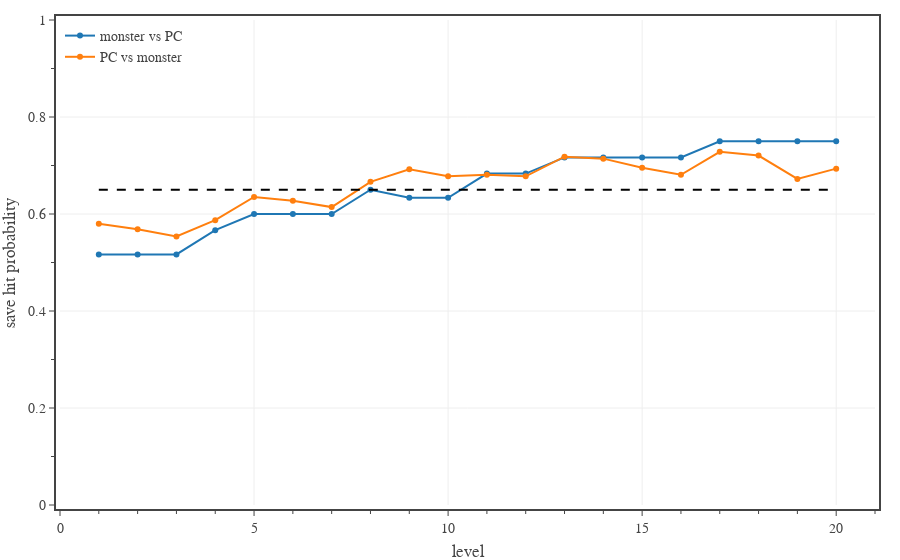

Source (notebook cell):
### Code cell
# plots the average probability of hitting with a saving throw

pc = {
    'level':      [ 1, 2, 3, 4, 5, 6, 7, 8, 9,10,11,12,13,14,15,16,17,18,19,20],
    'attack mod': [ 3, 3, 3, 4, 4, 4, 4, 5, 5, 5, 5, 5, 5, 5, 5, 5, 5, 5, 5, 5],
    'prof bonus': [ 2, 2, 2, 2, 3, 3, 3, 3, 4, 4, 4, 4, 5, 5, 5, 5, 6, 6, 6, 6],
    'ability mod': {
        'ability 1': [ 3, 3, 3, 3, 3, 3, 3, 3, 3, 3, 3, 3, 3, 3, 3, 3, 3, 3, 3, 3],
        'ability 2': [ 3, 3, 3, 3, 3, 3, 3, 3, 3, 3, 3, 3, 3, 3, 3, 3, 3, 3, 3, 3],
        'ability 3': [ 3, 3, 3, 3, 3, 3, 3, 3, 3, 3, 3, 3, 3, 3, 3, 3, 3, 3, 3, 3],
        'ability 4': [-1,-1,-1,-1,-1,-1,-1,-1,-1,-1,-1,-1,-1,-1,-1,-1,-1,-1,-1,-1],
        'ability 5': [-1,-1,-1,-1,-1,-1,-1,-1,-1,-1,-1,-1,-1,-1,-1,-1,-1,-1,-1,-1],
        'ability 6': [-1,-1,-1,-1,-1,-1,-1,-1,-1,-1,-1,-1,-1,-1,-1,-1,-1,-1,-1,-1],
    },
    'save mod': [ 0, 0, 0, 0, 0, 0, 0, 0, 0, 0, 0, 0, 0, 0, 0, 0, 0, 0, 0, 0]
}
pc['save dc'] = [8 + pc['attack mod'][i] + pc['prof bonus'][i] for i in range(20)]
for i in range(20):
    pc['save mod'][i] = np.mean([pc['ability mod'][ability][i] for ability in pc['ability mod']])
pc['save bonus'] = [pc['save mod'][i] + pc['prof bonus'][i]/3 for i in range(20)]

dfD = pd.read_csv('../../assets/data/dmg-targets.csv') # 'CR','PB','AC','AB','DC'
dfD = dfD[dfD['CR'].between(1, 20)]

dfM = pd.read_csv('monster-saves.csv')
dfM = dfM[dfM['CR'].between(1,20)]
dfM['Ave Mod'] = dfM.apply(lambda row: average_ability_mod(row), axis=1)
dfM = dfM[['CR','Ave Mod']].groupby('CR').mean().reset_index()
dfM.sort_values(by='CR', inplace=True)

def save_hit_prob(sb, dc):
    return max(0.05, min(1.00, 0.05*(dc - sb - 1)))

# create figure
fig = go.Figure(
    layout=go.Layout(
        template=TFB_TEMPLATE,
        margin=dict(l=60, r=25, b=55, t=20, pad=4),
        xaxis=dict(
            title_text='level',
            range=[0,21],
            tick0=0, dtick=5,
            minor=dict(tick0=0, dtick=1),
        ),
        yaxis=dict(
            title_text='save hit probability',
            range=[0,1],
            tick0=0, dtick=0.2,
            minor=dict(tick0=0, dtick=0.1),
        ),
        legend=dict(
            xanchor='left', yanchor='top',
            x=0.00, y=1.00,
            orientation='v',
            tracegroupgap=0,
        )
    )
)


# monster vs pc
lvl = np.array(pc['level'])
sb = np.array(pc['save bonus'])
dc = np.array(dfD['DC'])
phit = np.array([save_hit_prob(sb[i], dc[i]) for i in range(20)])
fig.add_trace(go.Scatter(
    x=lvl, 
    y=phit,
    mode='markers+lines', 
    name='monster vs PC',
    hovertemplate=
        'Level %{x}<br>'+
        'Hit Probability %{y:,.0%}' + 
        '<extra></extra>'
))
print(np.mean(phit))

# pc vs monster
lvl = np.array(pc['level'])
dc = np.array(pc['save dc'])
sb = np.array(dfM['Ave Mod'])
phit = np.array([save_hit_prob(sb[i], dc[i]) for i in range(20)])
fig.add_trace(go.Scatter(
    x=lvl, 
    y=phit,
    mode='markers+lines', 
    name='PC vs monster',
    hovertemplate=
        'Level %{x}<br>'+
        'Hit Probability %{y:,.0%}' + 
        '<extra></extra>'
))
print(np.mean(phit))

# reference line
fig.add_trace(go.Scatter(
    x=lvl, 
    y=[0.65]*len(lvl),
    mode='lines', 
    name='reference',
    line=dict(color='black', dash='dash'),
    showlegend=False,
    hoverinfo='skip',
))

# show figure
fig.show(config=TFB_CONFIG)

# save large format figure
if SAVEFIGS:
    file_name = f'./fig-save-hit-probability-vs-level-large.html'
    fig_html = fig.to_html(
        config=TFB_CONFIG,
        include_plotlyjs=False, 
        full_html=False, 
    )
    fig_soup = BeautifulSoup(fig_html, 'html.parser')
    fig_soup.div['class'] = 'plotly-div-large'
    with open(file_name, 'wb') as fout:
        fout.write(fig_soup.prettify('utf-8'))

# save small format figure
if SAVEFIGS:
    fig.update_traces(marker=dict(size=4))
    fig.update_layout(font=dict(size=10))
    file_name = f'./fig-save-hit-probability-vs-level-small.html'
    fig_html = fig.to_html(
        config=TFB_CONFIG,
        include_plotlyjs=False, 
        full_html=False, 
    )
    fig_soup = BeautifulSoup(fig_html, 'html.parser')
    fig_soup.div['class'] = 'plotly-div-small'
    with open(file_name, 'wb') as fout:
        fout.write(fig_soup.prettify('utf-8'))

### Figure 1 — Plotly figure (JSON) as saved in the notebook; plotly's stock layout.template omitted (floating-point values rounded to 4 significant figures)
{"data": [{"hovertemplate": "Level %{x}<br>Hit Probability %{y:,.0%}<extra></extra>", "mode": "markers+lines", "name": "monster vs PC", "type": "scatter", "x": [1, 2, 3, 4, 5, 6, 7, 8, 9, 10, 11, 12, 13, 14, 15, 16, 17, 18, 19, 20], "y": [0.5167, 0.5167, 0.5167, 0.5667, 0.6, 0.6, 0.6, 0.65, 0.6333, 0.6333, 0.6833, 0.6833, 0.7167, 0.7167, 0.7167, 0.7167, 0.75, 0.75, 0.75, 0.75]}, {"hovertemplate": "Level %{x}<br>Hit Probability %{y:,.0%}<extra></extra>", "mode": "markers+lines", "name": "PC vs monster", "type": "scatter", "x": [1, 2, 3, 4, 5, 6, 7, 8, 9, 10, 11, 12, 13, 14, 15, 16, 17, 18, 19, 20], "y": [0.5798, 0.5684, 0.5536, 0.5874, 0.6352, 0.6273, 0.6142, 0.6663, 0.692, 0.6778, 0.6807, 0.6777, 0.7182, 0.7141, 0.6952, 0.6809, 0.7281, 0.7206, 0.6722, 0.6935]}, {"hoverinfo": "skip", "line": {"color": "black", "dash": "dash"}, "mode": "lines", "name": "reference", "showlegend": false, "type": "scatter", "x": [1, 2, 3, 4, 5, 6, 7, 8, 9, 10, 11, 12, 13, 14, 15, 16, 17, 18, 19, 20], "y": [0.65, 0.65, 0.65, 0.65, 0.65, 0.65, 0.65, 0.65, 0.65, 0.65, 0.65, 0.65, 0.65, 0.65, 0.65, 0.65, 0.65, 0.65, 0.65, 0.65]}], "layout": {"legend": {"orientation": "v", "tracegroupgap": 0, "x": 0, "xanchor": "left", "y": 1, "yanchor": "top"}, "margin": {"b": 55, "l": 60, "pad": 4, "r": 25, "t": 20}, "xaxis": {"dtick": 5, "minor": {"dtick": 1, "tick0": 0}, "range": [0, 21], "tick0": 0, "title": {"text": "level"}}, "yaxis": {"dtick": 0.2, "minor": {"dtick": 0.1, "tick0": 0}, "range": [0, 1], "tick0": 0, "title": {"text": "save hit probability"}}}}
